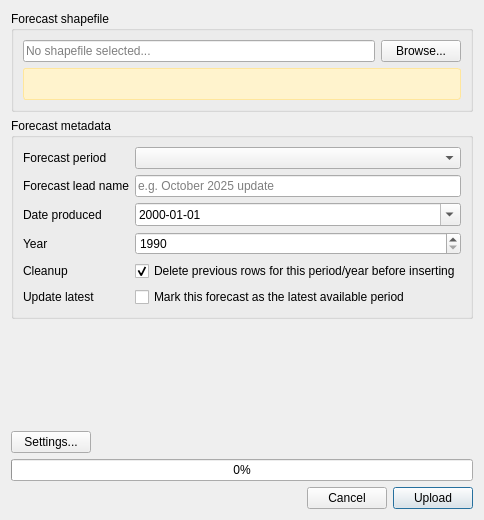
<?xml version="1.0" encoding="UTF-8"?>
<ui version="4.0">
 <class>ForecastUploadDialogBase</class>
 <widget class="QDialog" name="ForecastUploadDialogBase">
  <property name="geometry">
   <rect>
    <x>0</x>
    <y>0</y>
    <width>480</width>
    <height>520</height>
   </rect>
  </property>
  <property name="windowTitle">
   <string>Upload Forecast to ACMAD</string>
  </property>
  <layout class="QVBoxLayout" name="mainLayout">
   <item>
    <widget class="QGroupBox" name="shapefileGroupBox">
     <property name="title">
      <string>Forecast shapefile</string>
     </property>
     <layout class="QVBoxLayout" name="shapefileGroupLayout">
      <item>
       <layout class="QHBoxLayout" name="shapefilePickerLayout">
        <item>
         <widget class="QLineEdit" name="shpLineEdit">
          <property name="readOnly">
           <bool>true</bool>
          </property>
          <property name="placeholderText">
           <string>No shapefile selected...</string>
          </property>
         </widget>
        </item>
        <item>
         <widget class="QPushButton" name="browseButton">
          <property name="text">
           <string>Browse...</string>
          </property>
         </widget>
        </item>
       </layout>
      </item>
      <item>
       <widget class="QLabel" name="crsWarningLabel">
        <property name="text">
         <string/>
        </property>
        <property name="wordWrap">
         <bool>true</bool>
        </property>
        <property name="visible">
         <bool>false</bool>
        </property>
        <property name="styleSheet">
         <string notr="true">color: #8a6d00; background-color: #fff3cd; border: 1px solid #ffe69c; padding: 4px; border-radius: 3px;</string>
        </property>
       </widget>
      </item>
     </layout>
    </widget>
   </item>
   <item>
    <widget class="QGroupBox" name="metadataGroupBox">
     <property name="title">
      <string>Forecast metadata</string>
     </property>
     <layout class="QFormLayout" name="metadataFormLayout">
      <item row="0" column="0">
       <widget class="QLabel" name="forecastPeriodLabel">
        <property name="text">
         <string>Forecast period</string>
        </property>
       </widget>
      </item>
      <item row="0" column="1">
       <widget class="QComboBox" name="forecastPeriodCombo"/>
      </item>
      <item row="1" column="0">
       <widget class="QLabel" name="forecastLeadNameLabel">
        <property name="text">
         <string>Forecast lead name</string>
        </property>
       </widget>
      </item>
      <item row="1" column="1">
       <widget class="QLineEdit" name="forecastLeadNameEdit">
        <property name="maxLength">
         <number>50</number>
        </property>
        <property name="placeholderText">
         <string>e.g. October 2025 update</string>
        </property>
       </widget>
      </item>
      <item row="2" column="0">
       <widget class="QLabel" name="dateProducedLabel">
        <property name="text">
         <string>Date produced</string>
        </property>
       </widget>
      </item>
      <item row="2" column="1">
       <widget class="QDateEdit" name="dateProducedEdit">
        <property name="calendarPopup">
         <bool>true</bool>
        </property>
        <property name="displayFormat">
         <string>yyyy-MM-dd</string>
        </property>
       </widget>
      </item>
      <item row="3" column="0">
       <widget class="QLabel" name="yearLabel">
        <property name="text">
         <string>Year</string>
        </property>
       </widget>
      </item>
      <item row="3" column="1">
       <widget class="QSpinBox" name="yearSpinBox">
        <property name="minimum">
         <number>1990</number>
        </property>
        <property name="maximum">
         <number>2100</number>
        </property>
       </widget>
      </item>
      <item row="4" column="0">
       <widget class="QLabel" name="cleanupLabel">
        <property name="text">
         <string>Cleanup</string>
        </property>
       </widget>
      </item>
      <item row="4" column="1">
       <widget class="QCheckBox" name="cleanupCheckBox">
        <property name="text">
         <string>Delete previous rows for this period/year before inserting</string>
        </property>
        <property name="checked">
         <bool>true</bool>
        </property>
       </widget>
      </item>
      <item row="5" column="0">
       <widget class="QLabel" name="updateLatestLabel">
        <property name="text">
         <string>Update latest</string>
        </property>
       </widget>
      </item>
      <item row="5" column="1">
       <widget class="QCheckBox" name="updateLatestCheckBox">
        <property name="text">
         <string>Mark this forecast as the latest available period</string>
        </property>
        <property name="checked">
         <bool>false</bool>
        </property>
       </widget>
      </item>
     </layout>
    </widget>
   </item>
   <item>
    <widget class="QLabel" name="validationErrorLabel">
     <property name="text">
      <string/>
     </property>
     <property name="wordWrap">
      <bool>true</bool>
     </property>
     <property name="visible">
      <bool>false</bool>
     </property>
     <property name="styleSheet">
      <string notr="true">color: #c0392b;</string>
     </property>
    </widget>
   </item>
   <item>
    <layout class="QHBoxLayout" name="settingsRowLayout">
     <item>
      <widget class="QPushButton" name="settingsButton">
       <property name="text">
        <string>Settings...</string>
       </property>
      </widget>
     </item>
     <item>
      <spacer name="settingsRowSpacer">
       <property name="orientation">
        <enum>Qt::Horizontal</enum>
       </property>
       <property name="sizeHint" stdset="0">
        <size>
         <width>40</width>
         <height>20</height>
        </size>
       </property>
      </spacer>
     </item>
    </layout>
   </item>
   <item>
    <widget class="QProgressBar" name="uploadProgressBar">
     <property name="minimum">
      <number>0</number>
     </property>
     <property name="maximum">
      <number>100</number>
     </property>
     <property name="value">
      <number>0</number>
     </property>
     <property name="visible">
      <bool>false</bool>
     </property>
    </widget>
   </item>
   <item>
    <layout class="QHBoxLayout" name="actionButtonsLayout">
     <item>
      <spacer name="actionButtonsSpacer">
       <property name="orientation">
        <enum>Qt::Horizontal</enum>
       </property>
       <property name="sizeHint" stdset="0">
        <size>
         <width>40</width>
         <height>20</height>
        </size>
       </property>
      </spacer>
     </item>
     <item>
      <widget class="QPushButton" name="cancelButton">
       <property name="text">
        <string>Cancel</string>
       </property>
      </widget>
     </item>
     <item>
      <widget class="QPushButton" name="uploadButton">
       <property name="text">
        <string>Upload</string>
       </property>
       <property name="default">
        <bool>true</bool>
       </property>
      </widget>
     </item>
    </layout>
   </item>
  </layout>
 </widget>
 <resources/>
 <connections/>
</ui>
